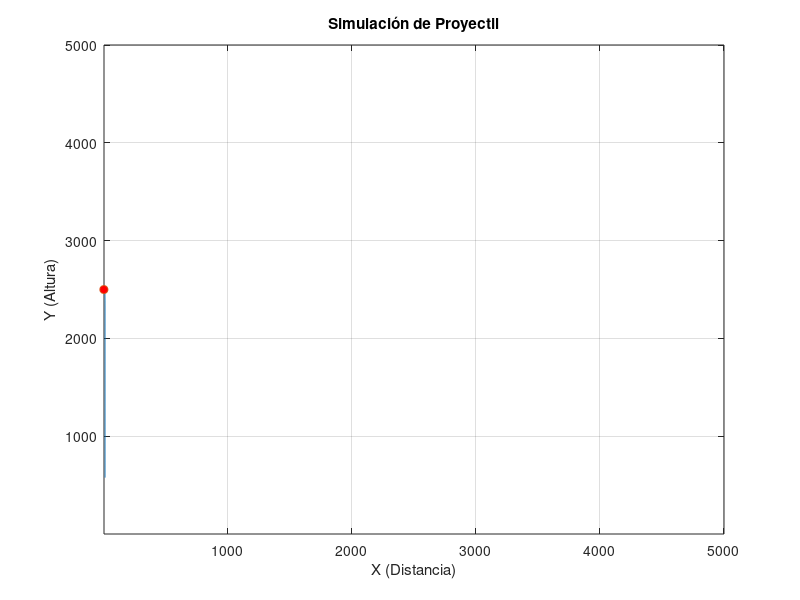

Source code (MATLAB): (Note: this script raises an error after producing the figure.)
%% Reto Proyectiles
clc
clear
format short g

% Valores pedidos al usuario
k = double(input("Ingrese la constante de amortiguamiento (resistencia del aire): "));
v0 = double(input("Ingrese la velocidad inicial: "));
angulo = double(input("Ingrese el ángulo de salida del proyectil: "));

% Valores predeterminados
g = 9.81;
altura = 2500;
masa = 10;
deltaT = 0.1;
t0 = 0;
tf = 100;
t = t0:deltaT:tf;

% Valores obtenidos con fórmulas
vx = v0*cosd(angulo);     % velocidad inicial en x
vy = v0*sind(angulo);     % velocidad inicial en x
Fx=-k*vx;                 % Fuerza de resistencia
Fy=-masa*g-k*vy;          % Suma de todas las fuerzas en y
ax=Fx/masa;               % Aceleración en x
ay=Fy/masa;               % Aceleración en y

% Valores iniciales
ax(1) = ax;
ay(1) = ay;
vx(1) = vx;
vy(1) = vy;
x(1) = 0;
y(1) = altura;

% Ciclo para calcular los valores de la gráfica
n = int32((tf-t0)/deltaT);
for i =1:n
    vx(i+1) = vx(i)+ ax(i)*deltaT;    % Euler
    Fx(i+1) = -(k) * vx(i+1);         % Resistencia del aire
    ax(i+1) = Fx(i+1)/masa;           % 2da Ley de Newton
    vy(i+1) = vy(i)+ ay(i)*deltaT;    % Euler
    Fy(i+1) = -(masa*g)-(k*vy(i+1));  % Suma de fuerzas en y
    ay(i+1) = Fy(i+1)/masa;           % 2da Ley de Newton
    x(i+1)= x(i) + vx(i)*deltaT;      % Euler
    y(i+1) = y(i) + vy(i)*deltaT;     % Euler
   
     
    
end

% Crear la gáfica
plot(x,y)
hold on
p = plot(x(1),y(1),'o','MarkerFaceColor','red');
axis([1 5000 1 5000])
grid on
xlabel('X (Distancia)')
ylabel('Y (Altura)')
title('Simulación de Proyectil')
hold off


for k = 1:length(x)
    if y(k)>0    
        % Mover un Marker a lo largo de una curva por actualizar las propiedades XData y YData
        p.XData = x(k);
        p.YData = y(k);
        

        % Actualizar datos
        altura_max=max(y);
        txt_altura = ['Altura Maxima: ',num2str(altura_max),' m'];
        taltura = text(100,200,txt_altura);
      
        txt_dy=['Punto en Y: ' num2str(y(k)) ' m'];
        tdy= text(2500,4000,txt_dy);
        txt_dx=['Punto en X: ' num2str(x(k)) ' m'];
        tdx=text(100,4000,txt_dx);  
        
        vel_maxX=vx(k);
        vel_maxY=vy(k);

        txt_velx=['Velocidad en X:' num2str(vel_maxX) ' m/s'];
        tvx = text(100,4500,txt_velx);
        txt_vely=['Velocidad en Y:' num2str(vel_maxY) ' m/s'];
        tvy = text(2500,4500,txt_vely); 
        
        punto_impacto= x(k);

          

        drawnow
        delete(taltura)
        delete(tdy);
        delete(tdx);
        delete(tvx);
        delete(tvy);
        
    end

end

clc

disp("El punto de impacto es en : " + num2str(punto_impacto) + " m")

% Valores utilizados para la simulación
disp("Valores de los parámetros utilizados durante la simulación:");
t=t';
vx=vx';
vy=vy';
Fx=Fx';
Fy=Fy';
ax=ax';
ay=ay';
T=table(t,vx,vy,Fx,Fy,ax,ay);
disp("Gravedad: "+num2str(g)+ " m/s^2")
disp("Altura: "+num2str(altura)+ " m")
disp("Masa: "+num2str(masa)+ " kg")
disp("Cambio en el tiempo: "+num2str(deltaT))
disp("Tiempo inicial: "+num2str(t0)+ " s")
disp("Tiempo final: "+num2str(tf)+ " s")
disp("Velocidad Inicial: "+num2str(v0)+ " m/s")
disp("Ángulo: "+num2str(angulo)+ "°")
disp(T)


  










